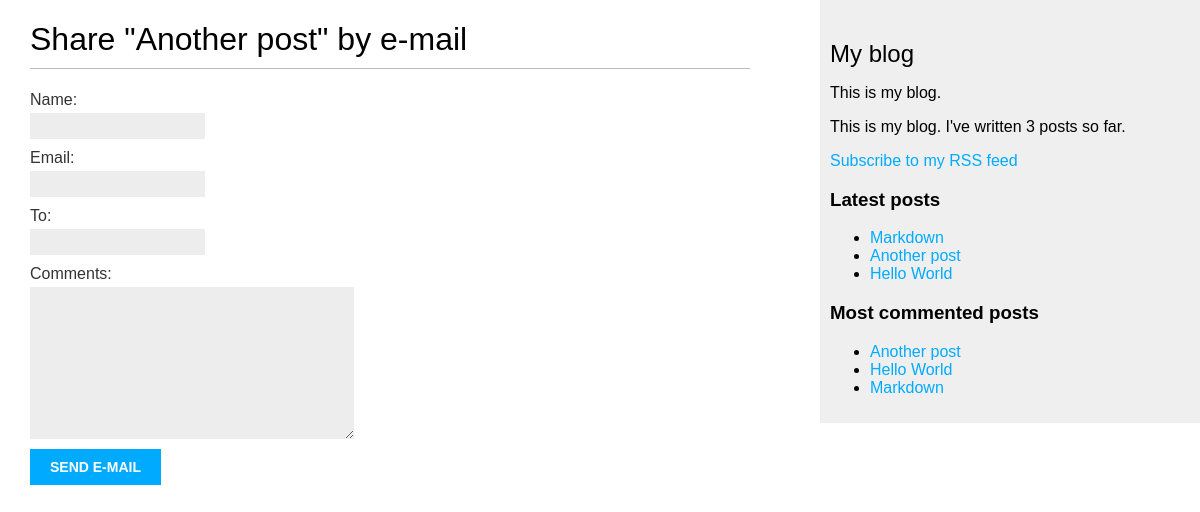
/blog/2/share/, run on the app's committed database.
### blog/models.py (models this page shows, shortened)
class Post(models.Model):
    STATUS_CHOICES = (
        ("draft", "Draft"),
        ("published", "Published"),
    )
    title = models.CharField(max_length=250)
    slug = models.SlugField(max_length=250, unique_for_date="publish")
    author = models.ForeignKey(User, on_delete=models.CASCADE, related_name="blog_posts")
    body = models.TextField()
    publish = models.DateTimeField(default=timezone.now)
    created = models.DateTimeField(auto_now_add=True)
    updated = models.DateTimeField(auto_now=True)
    status = models.CharField(max_length=10, choices=STATUS_CHOICES, default="draft")
    objects = models.Manager()  # The default manager.
    published = PublishedManager()  # Our custom manager.
    tags = TaggableManager()
    def get_absolute_url(self):
        return reverse("blog:post_detail", args=[self.publish.year, self.publish.month, self.publish.day, self.slug])
    class Meta:
        ordering = ("-publish",)

### blog/views.py (the view)
# urls.py: path("<int:post_id>/share/", views.post_share, name="post_share"),
def post_share(request, post_id):
    post = get_object_or_404(Post, id=post_id, status="published")
    sent = False
    if request.method == "POST":
        form = EmailPostForm(request.POST)
        if form.is_valid():
            cd = form.cleaned_data
            post_url = request.build_absolute_uri(post.get_absolute_url())
            subject = f"{cd['name']} recommends you read " f"{post.title}"
            message = f"Read {post.title} at {post_url}\n\n" f"{cd['name']}'s comments: {cd['comments']}"
            send_mail(subject, message, "admin@myblog.com", [cd["to"]])
            sent = True
    else:
        form = EmailPostForm()
    return render(request, "blog/post/share.html", {"post": post, "form": form, "sent": sent})

### blog/forms.py
class EmailPostForm(forms.Form):
    name = forms.CharField(max_length=25)
    email = forms.EmailField()
    to = forms.EmailField()
    comments = forms.CharField(required=False, widget=forms.Textarea)

### blog/models.py (called while the page is built)
    def get_queryset(self):
        return super(PublishedManager, self).get_queryset().filter(status="published")

### blog/templatetags/blog_tags.py (called while the page is built)
@register.simple_tag
def total_posts():
    return Post.published.count()

@register.inclusion_tag("blog/post/latest_posts.html")
def show_latest_posts(count=5):
    latest_posts = Post.published.order_by("-publish")[:count]
    return {"latest_posts": latest_posts}

@register.simple_tag
def get_most_commented_posts(count=5):
    return Post.published.annotate(total_comments=Count("comments")).order_by("-total_comments")[:count]

### blog/templates/blog/post/share.html (shortened to what this page needs)
{% extends "blog/base.html" %}
{% block content %}
  {% if sent %}
    <h1>E-mail successfully sent</h1>
    <p>
      "{{ post.title }}" was successfully sent to {{ form.cleaned_data.to }}.
    </p>
  {% else %}
    <h1>Share "{{ post.title }}" by e-mail</h1>
    <form method="post">
      {{ form.as_p }}
      <input type="submit" value="Send e-mail">
    </form>
  {% endif %}
{% endblock %}

### blog/templates/blog/base.html (shortened to what this page needs)
{% load blog_tags %}
{% load static %}
<!DOCTYPE html>
<html>
  <head>
    <link href="{% static "css/blog.css" %}" rel="stylesheet">
  </head>
  <body>
    <div id="content">{% block content %} {% endblock %}</div>
    <div id="sidebar">
      <h2>My blog</h2>
      <p>This is my blog.</p>
      <p>This is my blog. I've written {% total_posts %} posts so far.</p>
      <p>
        <a href="{% url "blog:post_feed" %}">Subscribe to my RSS feed</a>
      </p>
      <h3>Latest posts</h3>
      {% show_latest_posts 3 %}
      <h3>Most commented posts</h3>
      {% get_most_commented_posts as most_commented_posts %}
      <ul>
        {% for post in most_commented_posts %}
          <li>
            <a href="{{ post.get_absolute_url }}">{{ post.title }}</a>
          </li>
        {% endfor %}
      </ul>
    </div>
  </body>
</html>

### blog/templates/blog/post/latest_posts.html
<ul>
    {% for post in latest_posts %}
      <li>
        <a href="{{ post.get_absolute_url }}">{{ post.title }}</a>
      </li>
    {% endfor %}
</ul>

### blog/static/css/blog.css (style rules this page uses)
body { margin: 0; padding: 0; font-family: helvetica, sans-serif; }
a { color: #00abff; text-decoration: none; }
h1 { font-weight: normal; border-bottom: 1px solid #bbb; padding: 0 0 10px 0; }
h2 { font-weight: normal; margin: 30px 0 0; }
#content { float: left; width: 60%; padding: 0 0 0 30px; }
#sidebar { float: right; width: 30%; padding: 10px; background: #efefef; height: 100%; }
label { float: left; clear: both; color: #333; margin-bottom: 4px; }
input, textarea { clear: both; float: left; margin: 0 0 10px; background: #ededed; border: 0; padding: 6px 10px; font-size: 12px; }
input[type="submit"] { font-weight: bold; background: #00abff; color: #fff; padding: 10px 20px; font-size: 14px; text-transform: uppercase; }

### data on the page
Post: title "Another post"
Post: title "Markdown"
Post: title "Hello World"
